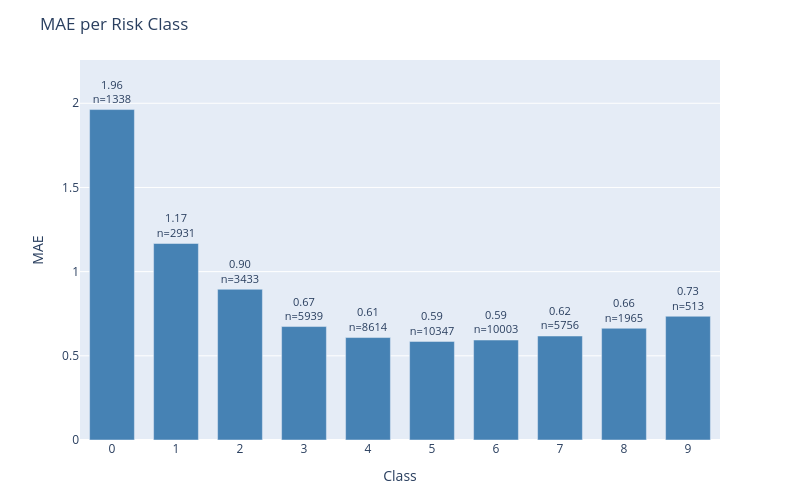

Notebook source saved alongside this figure:
### Code cell
plot_error_by_group(
    df=results_test,
    y_true_col='actual',
    y_pred_col='prediction',
    group_by='class',
    metric='mae',
    title='MAE per Risk Class'
)

### Figure 1 — Plotly figure (JSON) as saved in the notebook; plotly's stock layout.template omitted (floating-point values rounded to 4 significant figures)
{"data": [{"marker": {"color": "steelblue"}, "text": ["1.96<br>n=1338", "1.17<br>n=2931", "0.90<br>n=3433", "0.67<br>n=5939", "0.61<br>n=8614", "0.59<br>n=10347", "0.59<br>n=10003", "0.62<br>n=5756", "0.66<br>n=1965", "0.73<br>n=513"], "textposition": "outside", "type": "bar", "x": ["0", "1", "2", "3", "4", "5", "6", "7", "8", "9"], "y": [1.963, 1.167, 0.8951, 0.6739, 0.6085, 0.5856, 0.5938, 0.6176, 0.6636, 0.7349]}], "layout": {"bargap": 0.3, "height": 500, "margin": {"b": 60, "t": 60}, "title": {"text": "MAE per Risk Class"}, "uniformtext": {"minsize": 8, "mode": "hide"}, "width": 800, "xaxis": {"title": {"text": "Class"}}, "yaxis": {"range": [0, 2.257], "title": {"text": "MAE"}}}}
